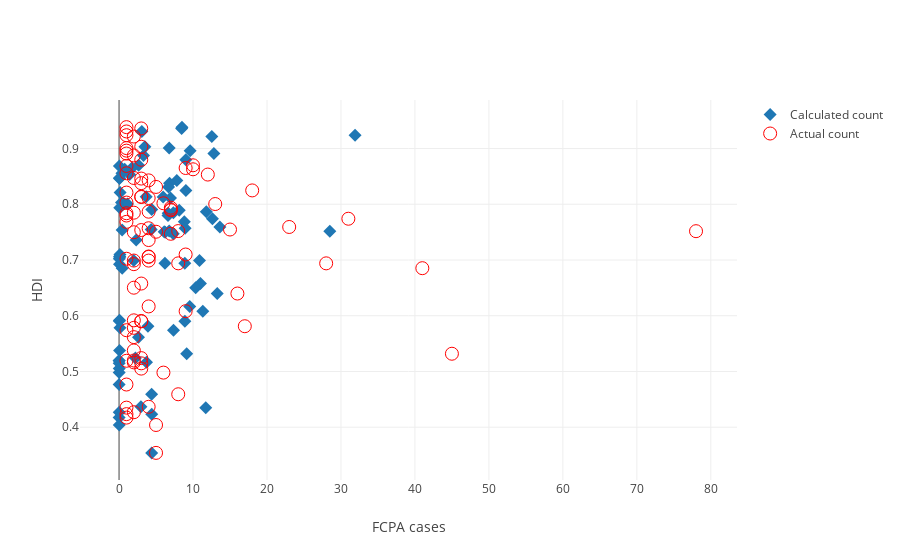

The notebook cell saved with this chart:
### Code cell
import plotly.plotly as py
import plotly.graph_objs as go
trace1 = go.Scatter(
    x = df_hdi_with_all['Calc Count'],
    y = df_hdi_with_all['score'],
    text = df_hdi_with_all['Legend'],
    mode='markers',
    marker=dict(size=10, symbol='diamond'),
    name = 'Calculated count'
)

trace2 = go.Scatter(
    x = df_hdi_with_all['Count'],
    y = df_hdi_with_all['score'],
    text = df_hdi_with_all['Legend'],
    mode='markers',
    marker=dict(size=13, color ='red', symbol = "circle-open"),
    name = 'Actual count'
)

layout = go.Layout(
    xaxis=dict(
        title = 'FCPA cases'
    ),
    yaxis=dict(
        title = 'HDI'
    )
)
data = [trace1, trace2]
plotly.offline.init_notebook_mode(connected=True)
plotly.offline.iplot({'data':data, 'layout': layout}, filename='HDI vs fcpa')

### Figure 1 — Plotly figure (JSON) as saved in the notebook; plotly's stock layout.template omitted (floating-point values rounded to 4 significant figures)
{"data": [{"marker": {"size": 10, "symbol": "diamond"}, "mode": "markers", "name": "Calculated count", "text": ["pm 11.0<br>cti 7.0<br>rt 8.0", "pm 2.0<br>cti 7.0<br>rt 8.0", "pm 2.0<br>cti 7.0<br>rt 8.0", "pm 0.0<br>cti 5.4<br>rt 7.6", "pm 10.0<br>cti 8.0<br>rt 8.0", "pm 4.0<br>cti 9.0<br>rt 7.0", "pm 2.0<br>cti 8.0<br>rt 8.0", "pm 13.0<br>cti 6.0<br>rt 8.0", "pm 14.0<br>cti 8.0<br>rt 8.0", "pm 4.0<br>cti 5.0<br>rt 8.0", "pm 7.0<br>cti 7.0<br>rt 7.0", "pm 3.0<br>cti 7.0<br>rt 7.0", "pm 0.0<br>cti 7.0<br>rt 8.0", "pm 1.0<br>cti 7.0<br>rt 7.0", "pm 0.0<br>cti 7.0<br>rt 8.0", "pm 0.0<br>cti 4.0<br>rt 6.0", "pm 0.0<br>cti 7.0<br>rt 6.0", "pm 0.0<br>cti 7.0<br>rt 7.0", "pm 0.0<br>cti 4.0<br>rt 5.0", "pm 10.0<br>cti 2.0<br>rt 6.0", "pm 9.0<br>cti 7.0<br>rt 6.0", "pm 9.0<br>cti 6.0<br>rt 5.0", "pm 11.0<br>cti 7.0<br>rt 5.0", "pm 0.0<br>cti 4.0<br>rt 6.0", "pm 5.0<br>cti 9.0<br>rt 0.0", "pm 8.0<br>cti 9.0<br>rt 5.0", "pm 9.0<br>cti 7.0<br>rt 7.0", "pm 0.0<br>cti 8.0<br>rt 4.0", "pm 0.0<br>cti 7.0<br>rt 8.0", "pm 1.0<br>cti 8.0<br>rt 7.0", "pm 0.0<br>cti 2.0<br>rt 7.0", "pm 4.0<br>cti 7.0<br>rt 5.0", "pm 11.0<br>cti 6.0<br>rt 7.0", "pm 16.0<br>cti 6.0<br>rt 5.0", "pm 10.0<br>cti 7.0<br>rt 0.0", "pm 9.0<br>cti 2.0<br>rt 6.0", "pm 9.0<br>cti 8.0<br>rt 6.0", "pm 14.0<br>cti 4.0<br>rt 6.2", "pm 12.0<br>cti 6.0<br>rt 6.0", "pm 13.0<br>cti 8.0<br>rt 5.0", "pm 12.0<br>cti 6.0<br>rt 4.0", "pm 5.0<br>cti 7.0<br>rt 6.0", "pm 0.0<br>cti 2.0<br>rt 5.0", "pm 9.0<br>cti 2.0<br>rt 6.0", "pm 13.0<br>cti 9.0<br>rt 6.0", "pm 8.0<br>cti 9.0<br>rt 6.0", "pm 8.0<br>cti 3.0<br>rt 6.0", "pm 9.0<br>cti 6.0<br>rt 6.0", "pm 3.0<br>cti 5.0<br>rt 0.0", "pm 0.0<br>cti 5.0<br>rt 8.0", "pm 0.0<br>cti 0.0<br>rt 0.0", "pm 0.0<br>cti 1.0<br>rt 0.0", "pm 0.0<br>cti 2.0<br>rt 2.0", "pm 14.0<br>cti 4.0<br>rt 0.0", "pm 2.0<br>cti 7.0<br>rt 6.0", "pm 8.0<br>cti 7.0<br>rt 3.0", "pm 10.0<br>cti 5.0<br>rt 6.0", "pm 0.0<br>cti 4.0<br>rt 6.0", "pm 0.0<br>cti 2.0<br>rt 0.0", "pm 15.0<br>cti 4.0<br>rt 4.0", "pm 14.0<br>cti 3.0<br>rt 7.0", "pm 13.0<br>cti 6.0<br>rt 7.0", "pm 13.0<br>cti 2.0<br>rt 0.0", "pm 15.0<br>cti 6.0<br>rt 0.0", "pm 0.0<br>cti 2.0<br>rt 0.0", "pm 0.0<br>cti 2.0<br>rt 0.0", "pm 12.0<br>cti 4.0<br>rt 0.0", "pm 5.0<br>cti 4.0<br>rt 0.0", "pm 0.0<br>cti 3.0<br>rt 0.0", "pm 10.0<br>cti 5.0<br>rt 0.0", "pm 3.0<br>cti 5.0<br>rt 0.0", "pm 0.0<br>cti 2.0<br>rt 4.0", "pm 11.0<br>cti 7.0<br>rt 0.0", "pm 3.0<br>cti 4.0<br>rt 0.0", "pm 0.0<br>cti 3.0<br>rt 2.0", "pm 0.0<br>cti 3.0<br>rt 0.0", "pm 5.0<br>cti 5.0<br>rt 4.0", "pm 0.0<br>cti 2.0<br>rt 0.0", "pm 0.0<br>cti 2.0<br>rt 0.0", "pm 0.0<br>cti 0.0<br>rt 0.0", "pm 0.0<br>cti 3.0<br>rt 0.0", "pm 6.0<br>cti 2.0<br>rt 0.0", "pm 4.0<br>cti 1.0<br>rt 0.0", "pm 16.0<br>cti 1.0<br>rt 0.0", "pm 0.0<br>cti 2.0<br>rt 0.0", "pm 6.0<br>cti 2.0<br>rt 0.0", "pm 0.0<br>cti 1.0<br>rt 0.0", "pm 0.0<br>cti 2.0<br>rt 0.0", "pm 6.0<br>cti 2.0<br>rt 0.0"], "type": "scatter", "uid": "73f04114-b9a7-11e8-a924-c48e8ff48516", "x": [8.505, 8.461, 3.077, 31.91, 12.54, 3.488, 6.78, 9.61, 12.82, 3.305, 9.025, 2.648, 0.03909, 1.744, 0.7627, 0.3883, 1.425, 0.06011, 0.06237, 7.806, 6.828, 6.695, 9.037, 0.1475, 3.67, 5.959, 6.955, 0.3284, 0.6171, 1.145, 0.09242, 4.419, 8.136, 11.79, 7.347, 6.644, 6.62, 12.62, 8.823, 13.63, 8.929, 4.346, 0.4172, 6.774, 28.49, 6.105, 6.239, 7.323, 2.314, 0.1155, 0.07968, 0.09037, 0.03788, 10.88, 1.986, 6.202, 8.89, 0.06242, 0.4253, 11.01, 10.36, 13.27, 9.554, 11.33, 0.06499, 0.02821, 8.902, 3.902, 0.1235, 7.358, 2.632, 0.06707, 9.143, 2.211, 0.007858, 0.0205, 3.709, 0.01692, 0.02909, 0.01634, 0.008077, 4.406, 2.959, 11.72, 0.02205, 4.418, 0.005568, 0.02901, 4.409], "y": [0.9384, 0.936, 0.9306, 0.9239, 0.9215, 0.9032, 0.9008, 0.8962, 0.891, 0.8876, 0.8798, 0.8699, 0.8688, 0.8651, 0.8628, 0.8556, 0.8533, 0.8471, 0.8461, 0.8429, 0.8378, 0.8311, 0.8248, 0.821, 0.8137, 0.813, 0.8112, 0.8031, 0.8018, 0.8004, 0.7939, 0.7906, 0.7893, 0.7867, 0.7849, 0.7839, 0.7798, 0.774, 0.7685, 0.7592, 0.757, 0.7547, 0.7538, 0.7519, 0.7517, 0.7507, 0.7498, 0.747, 0.7358, 0.7098, 0.7063, 0.7056, 0.7022, 0.699, 0.6989, 0.694, 0.694, 0.6925, 0.6853, 0.6577, 0.6503, 0.6398, 0.6167, 0.6082, 0.5917, 0.5906, 0.5899, 0.5812, 0.5783, 0.574, 0.5616, 0.5377, 0.5318, 0.5239, 0.5196, 0.5192, 0.5163, 0.5146, 0.5051, 0.4979, 0.4766, 0.4591, 0.4366, 0.4351, 0.4269, 0.4234, 0.4172, 0.404, 0.3539]}, {"marker": {"color": "red", "size": 13, "symbol": "circle-open"}, "mode": "markers", "name": "Actual count", "text": ["pm 11.0<br>cti 7.0<br>rt 8.0", "pm 2.0<br>cti 7.0<br>rt 8.0", "pm 2.0<br>cti 7.0<br>rt 8.0", "pm 0.0<br>cti 5.4<br>rt 7.6", "pm 10.0<br>cti 8.0<br>rt 8.0", "pm 4.0<br>cti 9.0<br>rt 7.0", "pm 2.0<br>cti 8.0<br>rt 8.0", "pm 13.0<br>cti 6.0<br>rt 8.0", "pm 14.0<br>cti 8.0<br>rt 8.0", "pm 4.0<br>cti 5.0<br>rt 8.0", "pm 7.0<br>cti 7.0<br>rt 7.0", "pm 3.0<br>cti 7.0<br>rt 7.0", "pm 0.0<br>cti 7.0<br>rt 8.0", "pm 1.0<br>cti 7.0<br>rt 7.0", "pm 0.0<br>cti 7.0<br>rt 8.0", "pm 0.0<br>cti 4.0<br>rt 6.0", "pm 0.0<br>cti 7.0<br>rt 6.0", "pm 0.0<br>cti 7.0<br>rt 7.0", "pm 0.0<br>cti 4.0<br>rt 5.0", "pm 10.0<br>cti 2.0<br>rt 6.0", "pm 9.0<br>cti 7.0<br>rt 6.0", "pm 9.0<br>cti 6.0<br>rt 5.0", "pm 11.0<br>cti 7.0<br>rt 5.0", "pm 0.0<br>cti 4.0<br>rt 6.0", "pm 5.0<br>cti 9.0<br>rt 0.0", "pm 8.0<br>cti 9.0<br>rt 5.0", "pm 9.0<br>cti 7.0<br>rt 7.0", "pm 0.0<br>cti 8.0<br>rt 4.0", "pm 0.0<br>cti 7.0<br>rt 8.0", "pm 1.0<br>cti 8.0<br>rt 7.0", "pm 0.0<br>cti 2.0<br>rt 7.0", "pm 4.0<br>cti 7.0<br>rt 5.0", "pm 11.0<br>cti 6.0<br>rt 7.0", "pm 16.0<br>cti 6.0<br>rt 5.0", "pm 10.0<br>cti 7.0<br>rt 0.0", "pm 9.0<br>cti 2.0<br>rt 6.0", "pm 9.0<br>cti 8.0<br>rt 6.0", "pm 14.0<br>cti 4.0<br>rt 6.2", "pm 12.0<br>cti 6.0<br>rt 6.0", "pm 13.0<br>cti 8.0<br>rt 5.0", "pm 12.0<br>cti 6.0<br>rt 4.0", "pm 5.0<br>cti 7.0<br>rt 6.0", "pm 0.0<br>cti 2.0<br>rt 5.0", "pm 9.0<br>cti 2.0<br>rt 6.0", "pm 13.0<br>cti 9.0<br>rt 6.0", "pm 8.0<br>cti 9.0<br>rt 6.0", "pm 8.0<br>cti 3.0<br>rt 6.0", "pm 9.0<br>cti 6.0<br>rt 6.0", "pm 3.0<br>cti 5.0<br>rt 0.0", "pm 0.0<br>cti 5.0<br>rt 8.0", "pm 0.0<br>cti 0.0<br>rt 0.0", "pm 0.0<br>cti 1.0<br>rt 0.0", "pm 0.0<br>cti 2.0<br>rt 2.0", "pm 14.0<br>cti 4.0<br>rt 0.0", "pm 2.0<br>cti 7.0<br>rt 6.0", "pm 8.0<br>cti 7.0<br>rt 3.0", "pm 10.0<br>cti 5.0<br>rt 6.0", "pm 0.0<br>cti 4.0<br>rt 6.0", "pm 0.0<br>cti 2.0<br>rt 0.0", "pm 15.0<br>cti 4.0<br>rt 4.0", "pm 14.0<br>cti 3.0<br>rt 7.0", "pm 13.0<br>cti 6.0<br>rt 7.0", "pm 13.0<br>cti 2.0<br>rt 0.0", "pm 15.0<br>cti 6.0<br>rt 0.0", "pm 0.0<br>cti 2.0<br>rt 0.0", "pm 0.0<br>cti 2.0<br>rt 0.0", "pm 12.0<br>cti 4.0<br>rt 0.0", "pm 5.0<br>cti 4.0<br>rt 0.0", "pm 0.0<br>cti 3.0<br>rt 0.0", "pm 10.0<br>cti 5.0<br>rt 0.0", "pm 3.0<br>cti 5.0<br>rt 0.0", "pm 0.0<br>cti 2.0<br>rt 4.0", "pm 11.0<br>cti 7.0<br>rt 0.0", "pm 3.0<br>cti 4.0<br>rt 0.0", "pm 0.0<br>cti 3.0<br>rt 2.0", "pm 0.0<br>cti 3.0<br>rt 0.0", "pm 5.0<br>cti 5.0<br>rt 4.0", "pm 0.0<br>cti 2.0<br>rt 0.0", "pm 0.0<br>cti 2.0<br>rt 0.0", "pm 0.0<br>cti 0.0<br>rt 0.0", "pm 0.0<br>cti 3.0<br>rt 0.0", "pm 6.0<br>cti 2.0<br>rt 0.0", "pm 4.0<br>cti 1.0<br>rt 0.0", "pm 16.0<br>cti 1.0<br>rt 0.0", "pm 0.0<br>cti 2.0<br>rt 0.0", "pm 6.0<br>cti 2.0<br>rt 0.0", "pm 0.0<br>cti 1.0<br>rt 0.0", "pm 0.0<br>cti 2.0<br>rt 0.0", "pm 6.0<br>cti 2.0<br>rt 0.0"], "type": "scatter", "uid": "73f04115-b9a7-11e8-847f-c48e8ff48516", "x": [1, 3, 1, 1, 2, 3, 1, 1, 1, 2, 3, 10, 1, 9, 10, 1, 12, 2, 3, 4, 3, 5, 18, 1, 3, 3, 4, 1, 6, 13, 7, 7, 7, 4, 2, 1, 1, 31, 1, 23, 4, 15, 3, 8, 78, 5, 2, 7, 4, 9, 4, 4, 1, 2, 4, 8, 28, 2, 41, 3, 2, 16, 4, 9, 2, 3, 3, 17, 2, 1, 2, 2, 45, 3, 2, 1, 2, 3, 3, 6, 1, 8, 4, 1, 2, 1, 1, 5, 5], "y": [0.9384, 0.936, 0.9306, 0.9239, 0.9215, 0.9032, 0.9008, 0.8962, 0.891, 0.8876, 0.8798, 0.8699, 0.8688, 0.8651, 0.8628, 0.8556, 0.8533, 0.8471, 0.8461, 0.8429, 0.8378, 0.8311, 0.8248, 0.821, 0.8137, 0.813, 0.8112, 0.8031, 0.8018, 0.8004, 0.7939, 0.7906, 0.7893, 0.7867, 0.7849, 0.7839, 0.7798, 0.774, 0.7685, 0.7592, 0.757, 0.7547, 0.7538, 0.7519, 0.7517, 0.7507, 0.7498, 0.747, 0.7358, 0.7098, 0.7063, 0.7056, 0.7022, 0.699, 0.6989, 0.694, 0.694, 0.6925, 0.6853, 0.6577, 0.6503, 0.6398, 0.6167, 0.6082, 0.5917, 0.5906, 0.5899, 0.5812, 0.5783, 0.574, 0.5616, 0.5377, 0.5318, 0.5239, 0.5196, 0.5192, 0.5163, 0.5146, 0.5051, 0.4979, 0.4766, 0.4591, 0.4366, 0.4351, 0.4269, 0.4234, 0.4172, 0.404, 0.3539]}], "layout": {"xaxis": {"title": "FCPA cases"}, "yaxis": {"title": "HDI"}}}
